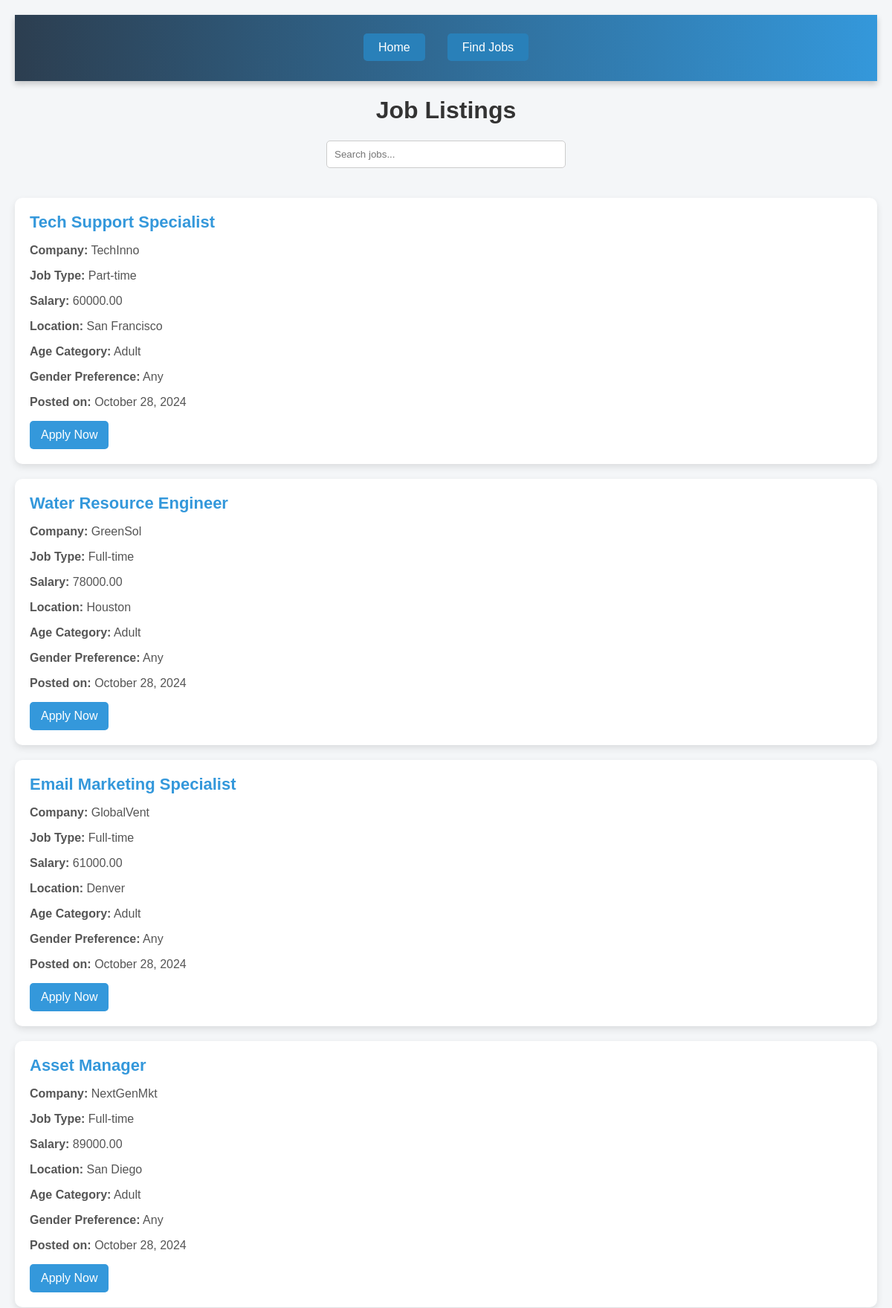
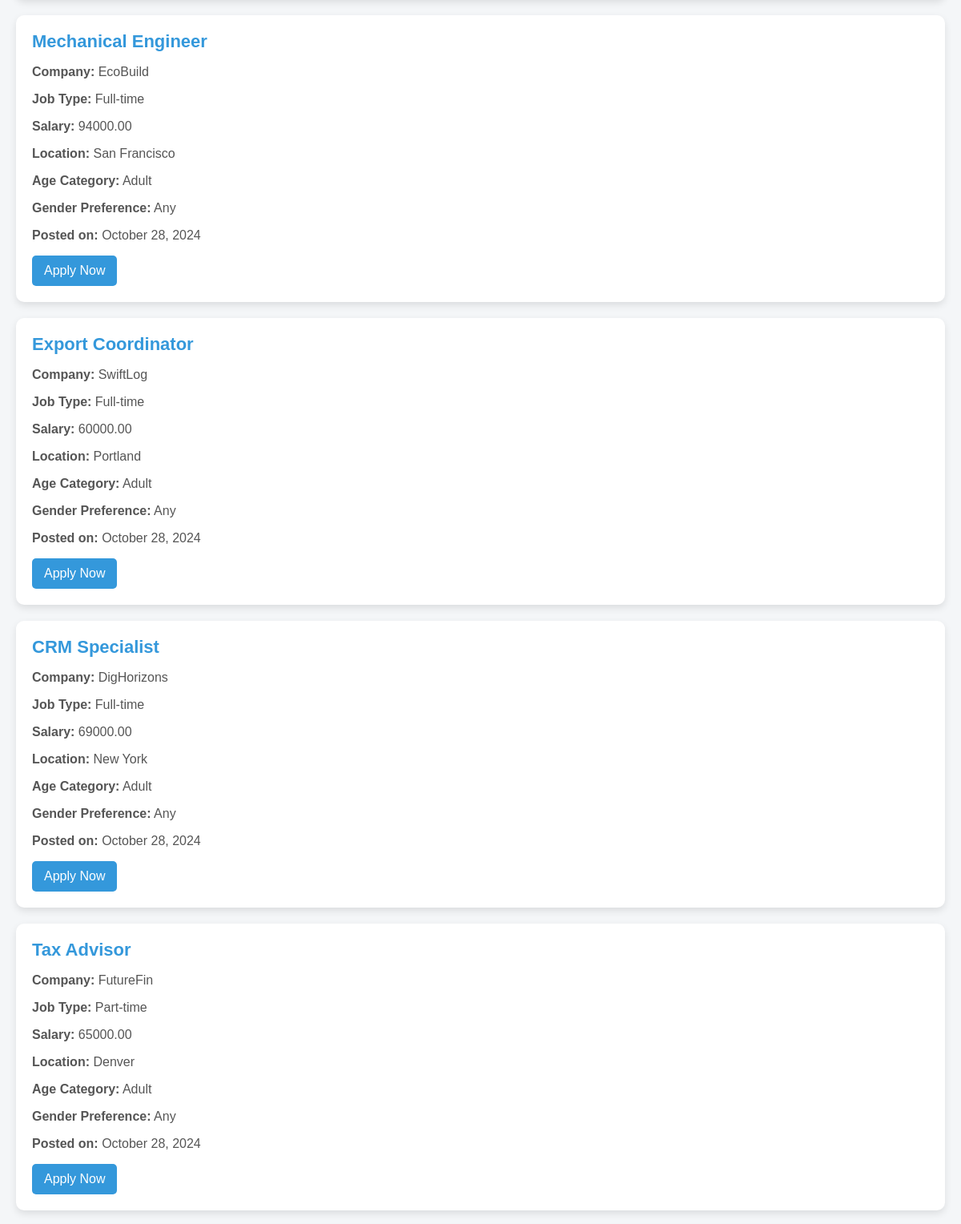
The app's page /part_time_job_portal/jobs.php (upper part) with its own data (2 pictures, top to bottom).
### tables this page shows
CREATE TABLE `jobs` (
  `id` int(11) NOT NULL,
  `title` varchar(100) NOT NULL,
  `company` varchar(100) NOT NULL,
  `job_type` enum('Part-time','Full-time') NOT NULL,
  `salary` decimal(10,2) NOT NULL,
  `location` varchar(100) NOT NULL,
  `age_category` varchar(20) DEFAULT NULL,
  `gender_preference` enum('Boy','Girl','Any') DEFAULT 'Any',
  `posted_date` timestamp NOT NULL DEFAULT current_timestamp(),
  `company_id` int(11) DEFAULT NULL
);

### part_time_job_portal/jobs.php (the view, shortened to what this page needs)
<?php
$servername = "localhost";
$username = "root";
$password = "";
$dbname = "job_portal";
$conn = new mysqli($servername, $username, $password, $dbname);
$sql = "SELECT * FROM jobs ORDER BY posted_date DESC";
$result = $conn->query($sql);
?>
<!DOCTYPE html>
<html lang="en">
<head>
    <link rel="stylesheet" href="style.css">
</head>
<body>
<header class="header">
        <div class="header-content">
            <nav>
                <ul class="nav-menu">
                    <li><a href="home.php">Home</a></li>
                    <li><a href="jobs.php">Find Jobs</a></li>
                </ul>
            </nav>
        </div>
    </header>
    <h1>Job Listings</h1>
    <div class="search-container">
        <input type="text" id="searchInput" class="search-input" placeholder="Search jobs...">
    </div>
    <div id="jobListings">
        <?php if ($result->num_rows > 0): ?>
            <?php while ($job = $result->fetch_assoc()): ?>
                <div class="job-container" data-job="<?php echo strtolower($job['title'] . ' ' . $job['company'] . ' ' . $job['location'] . ' ' . $job['job_type']); ?>">
                    <a href="job-details.php?job_id=<?php echo $job['id']; ?>" class="job-title">
                        <?php echo $job['title']; ?>
                    </a>
                    <div class="job-details">
                        <p><strong>Company:</strong> <?php echo $job['company']; ?></p>
                        <p><strong>Job Type:</strong> <?php echo $job['job_type']; ?></p>
                        <p><strong>Salary:</strong> <?php echo $job['salary']; ?></p>
                        <p><strong>Location:</strong> <?php echo $job['location']; ?></p>
                        <p><strong>Age Category:</strong> <?php echo $job['age_category']; ?></p>
                        <p><strong>Gender Preference:</strong> <?php echo $job['gender_preference']; ?></p>
                        <p><strong>Posted on:</strong> <?php echo date("F j, Y", strtotime($job['posted_date'])); ?></p>
                    </div>
                    <a href="apply.php?job_id=<?php echo $job['id']; ?>" class="apply-button">Apply Now</a>
                </div>
            <?php endwhile; ?>
        <?php else: ?>
            <p>No job listings available at the moment.</p>
        <?php endif; ?>
    </div>
</body>
</html>

### part_time_job_portal/style.css (style rules this page uses)
body, html { margin: 0; padding: 0; font-family: 'Arial', sans-serif; background: #f4f6f8; color: #333; }
a { text-decoration: none; color: #fff; }
ul { list-style-type: none; }
.header { background: linear-gradient(to right, #2c3e50, #3498db); color: white; padding: 20px 0; text-align: center; box-shadow: 0 4px 8px rgba(0, 0, 0, 0.2); }
.nav-menu { display: flex; justify-content: center; padding: 0; margin-top: 15px; }
.nav-menu li { margin: 0 15px; }
.nav-menu li a { padding: 10px 20px; border-radius: 5px; background: #2980b9; transition: background-color 0.3s ease; }
a { text-decoration: none; color: #fff; transition: color 0.3s ease; }
.nav-menu li a { padding: 10px 20px; border-radius: 5px; background: #2980b9; transition: background-color 0.3s ease, transform 0.2s; }

### part_time_job_portal/jobs.php (style rules this page uses)
body { background: #f4f6f8; padding: 20px; font-family: Arial, sans-serif; }
h1 { text-align: center; color: #333; }
.search-container { text-align: center; margin: 20px 0; }
.search-input { padding: 10px; width: 300px; border: 1px solid #ccc; border-radius: 5px; margin-bottom: 20px; }
.job-container { background: white; padding: 20px; border-radius: 10px; box-shadow: 0 4px 10px rgba(0, 0, 0, 0.1); margin: 20px 0; }
.job-title { font-size: 22px; font-weight: bold; color: #3498db; text-decoration: none; }
.job-details { margin: 10px 0; color: #555; }
.apply-button { display: inline-block; padding: 10px 15px; background-color: #3498db; color: white; border: none; border-radius: 5px; cursor: pointer; text-decoration: none; transition: background-color 0.3s; }

### records on screen
jobs: title "Tech Support Specialist", company "TechInno", job_type "Part-time", salary "60000.00", location "San Francisco", age_category "Adult", gender_preference "Any", posted_date "October 28, 2024"
jobs: title "Water Resource Engineer", company "GreenSol", job_type "Full-time", salary "78000.00", location "Houston", age_category "Adult", gender_preference "Any", posted_date "October 28, 2024"
jobs: title "Email Marketing Specialist", company "GlobalVent", job_type "Full-time", salary "61000.00", location "Denver", age_category "Adult", gender_preference "Any", posted_date "October 28, 2024"
jobs: title "Asset Manager", company "NextGenMkt", job_type "Full-time", salary "89000.00", location "San Diego", age_category "Adult", gender_preference "Any", posted_date "October 28, 2024"
jobs: title "Mechanical Engineer", company "EcoBuild", job_type "Full-time", salary "94000.00", location "San Francisco", age_category "Adult", gender_preference "Any", posted_date "October 28, 2024"
jobs: title "Export Coordinator", company "SwiftLog", job_type "Full-time", salary "60000.00", location "Portland", age_category "Adult", gender_preference "Any", posted_date "October 28, 2024"
jobs: title "CRM Specialist", company "DigHorizons", job_type "Full-time", salary "69000.00", location "New York", age_category "Adult", gender_preference "Any", posted_date "October 28, 2024"
jobs: title "Tax Advisor", company "FutureFin", job_type "Part-time", salary "65000.00", location "Denver", age_category "Adult", gender_preference "Any", posted_date "October 28, 2024"
